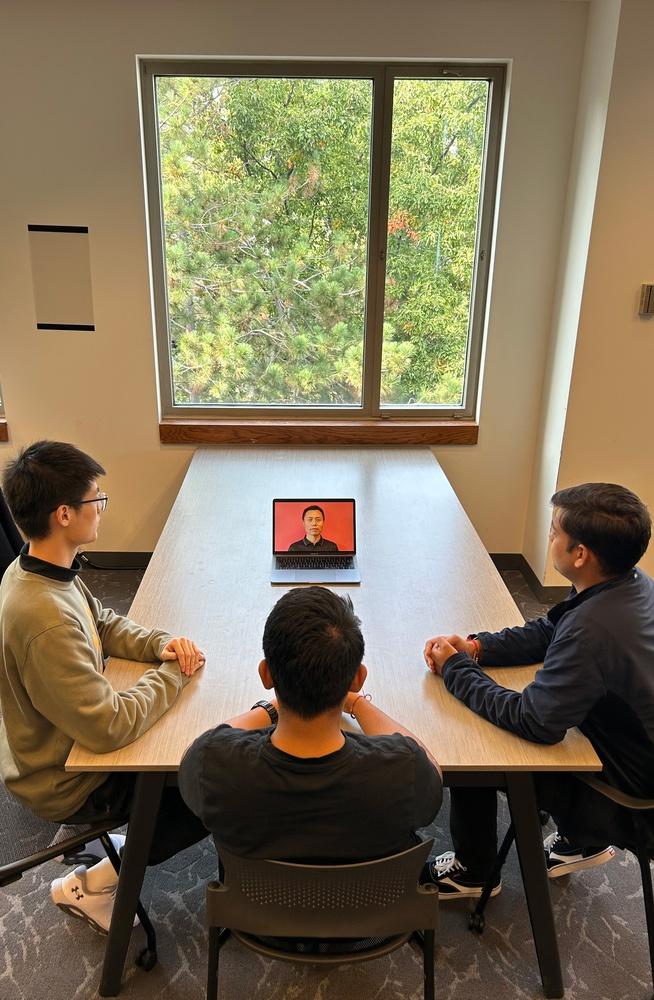
#> input picture storybook/IMG.jpg, 654 x 1000 px, shrunk from 2591 x 3961 before the run, found by its file name
$ python cartoonize.py
#> lines starting #> are read from the running program, lines starting #| are printed output that depends on the picture; after the words box and inside, x2 and y2 are one past the last pixel; in counts of white or black regions, pixels touching at a corner belong together
import cv2
from IPython.display import Image, display
import numpy as np

def cartoonize(input_path, output_path):
#> called with input_path = 'storybook/IMG.jpg', output_path = 'storybook/output.jpg'
    img = cv2.imread(input_path, cv2.IMREAD_UNCHANGED)
#> img is the input picture: shape (1000, 654, 3); mean B, G, R 87.2, 112.5, 124.8
    # 增加双边滤波，有助于保持边缘清晰同时进行模糊处理
    img = cv2.bilateralFilter(img, 9, 75, 75)

    gray = cv2.cvtColor(img, cv2.COLOR_BGR2GRAY)
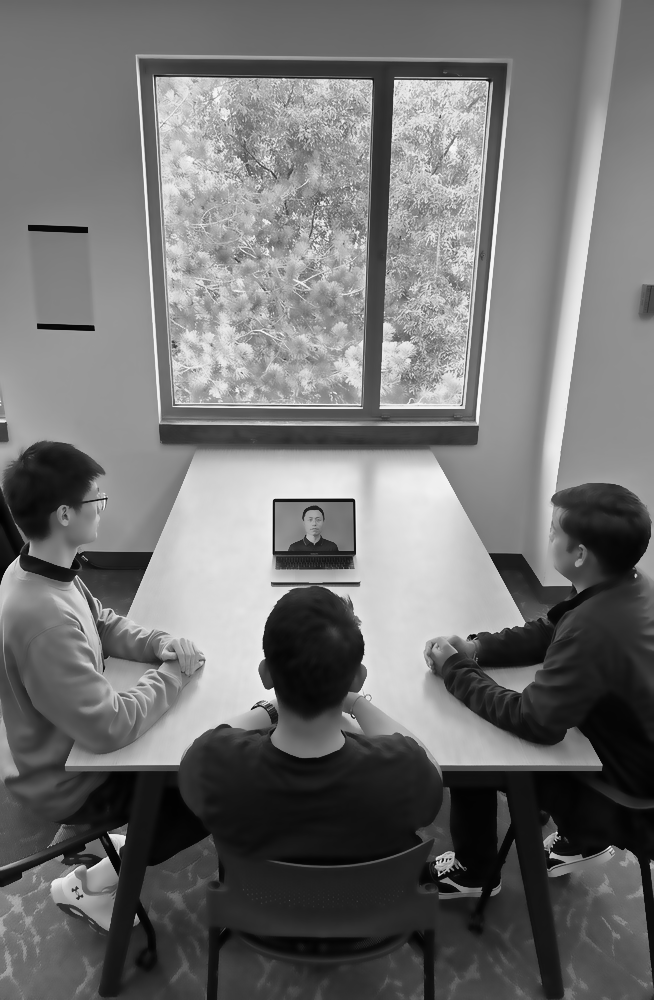
#> gray: shape (1000, 654); min 1, max 250, mean 113.2
    # 增加滤波器大小，进行更大程度的模糊处理
    gray_blur = cv2.medianBlur(gray, 17)
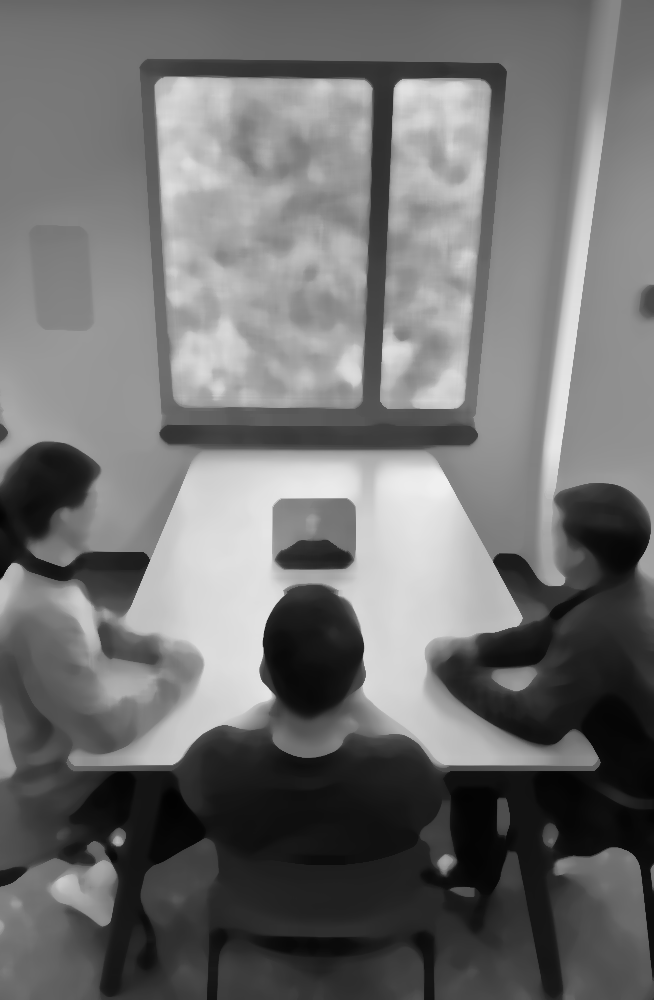
#> gray_blur: shape (1000, 654); min 2, max 239, mean 112

    # 增加块大小和C值，减少不必要的边缘
    bigedges = cv2.adaptiveThreshold(
        gray_blur, 255, cv2.ADAPTIVE_THRESH_MEAN_C, cv2.THRESH_BINARY, 23, 5)
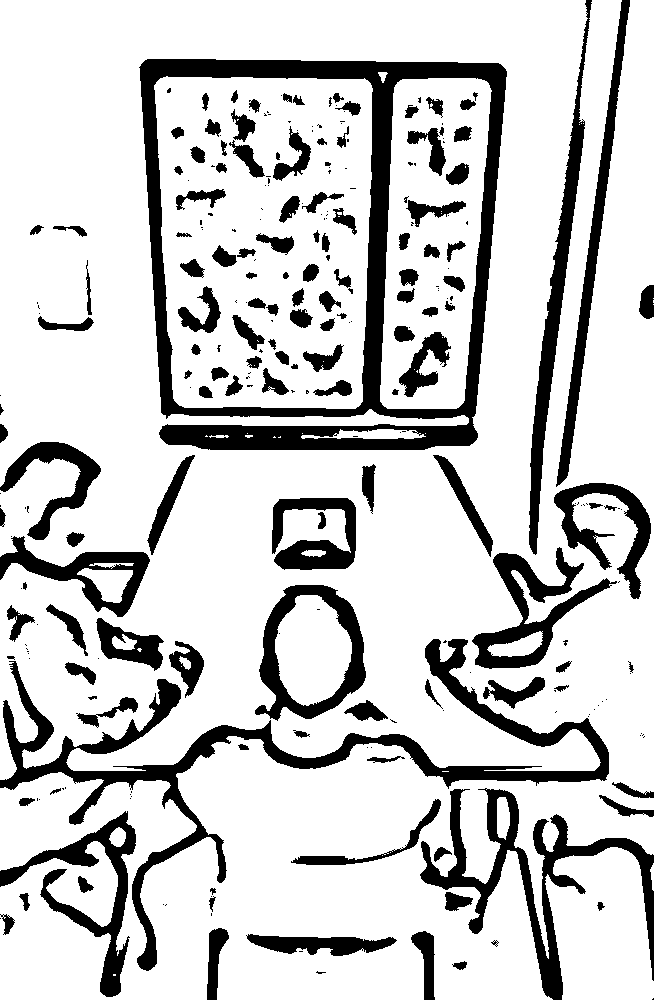
#> bigedges: shape (1000, 654); 80% white; 280 black regions (141 under 20 px), largest, box (x1, y1, x2, y2) and area: (139, 59, 507, 450) 30131, (0, 639, 609, 971) 18423, (420, 788, 654, 1000) 9499

    cartoon = cv2.bitwise_and(img, img, mask=bigedges)
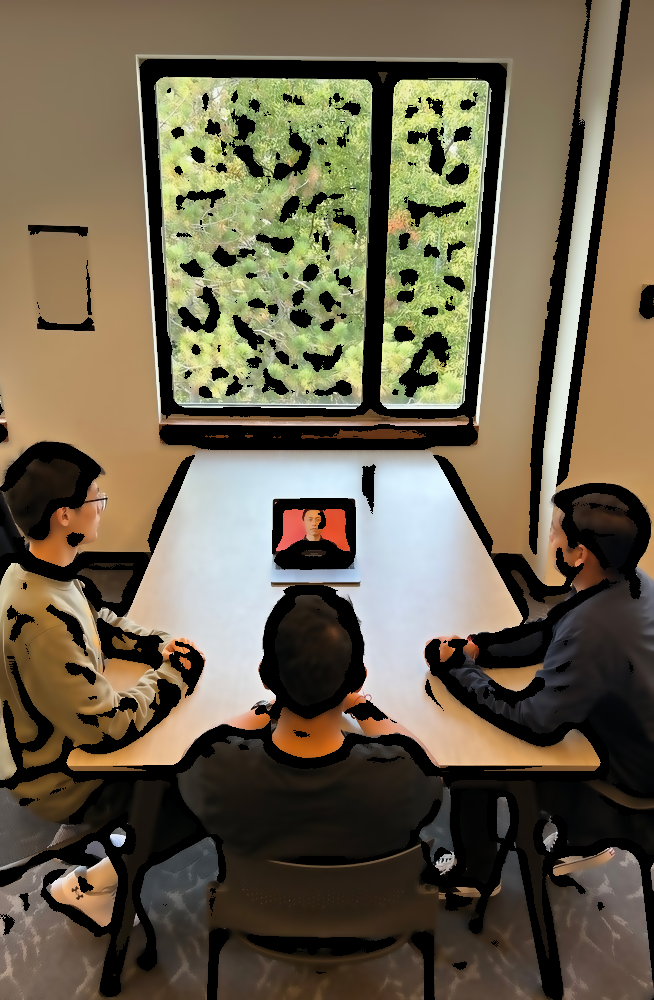
#> cartoon: shape (1000, 654, 3); mean B, G, R 76.8, 97.7, 107.6

    # 如果需要显示图片，可以使用如下代码
    # cartoon_pil = cv2.cvtColor(cartoon, cv2.COLOR_BGR2RGB)
    # display(Image.fromarray(cartoon_pil))

    # 保存输出图片
    cv2.imwrite(output_path, cartoon)

# 使用函数
cartoonize('storybook/IMG.jpg', 'storybook/output.jpg')
